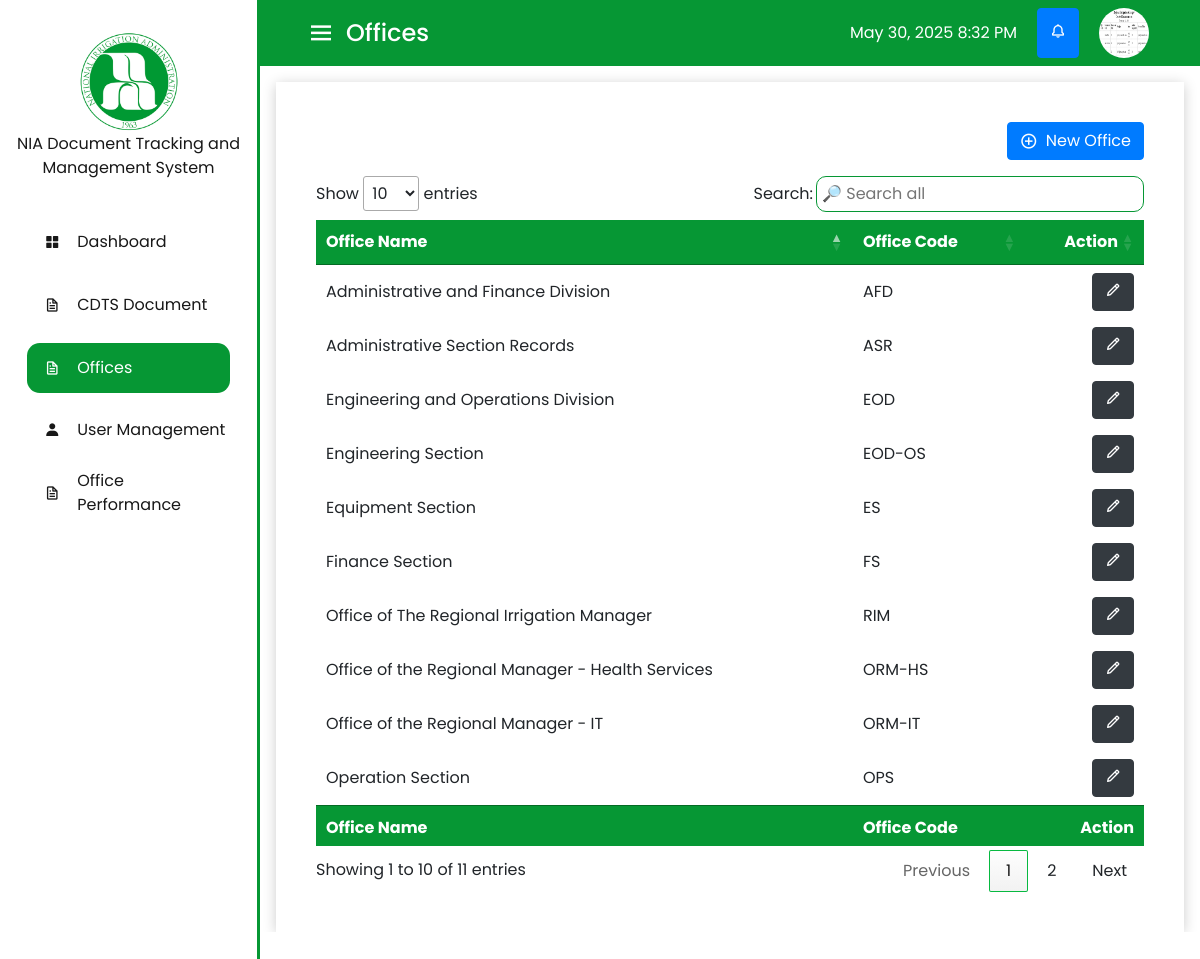
Page /views/admin/list-office-names.php (signed in) on the committed database.
### tables this page shows
CREATE TABLE `tbl_userinformation` (
  `id` bigint(100) NOT NULL,
  `user_profile` varchar(250) DEFAULT 'user-default.jpg',
  `firstname` varchar(50) DEFAULT NULL,
  `lastname` varchar(50) DEFAULT NULL,
  `contact` varchar(50) DEFAULT NULL,
  `position` varchar(50) DEFAULT NULL,
  `office` varchar(250) DEFAULT NULL,
  `office_code` varchar(250) DEFAULT NULL,
  `email` varchar(250) DEFAULT NULL,
  `role` varchar(20) DEFAULT NULL,
  `status` varchar(20) DEFAULT 'active',
  `created_at` timestamp NOT NULL DEFAULT current_timestamp()
);

CREATE TABLE `tbl_offices` (
  `id` bigint(250) NOT NULL,
  `office_code` varchar(250) NOT NULL,
  `office_name` varchar(250) NOT NULL,
  `created_at` timestamp NOT NULL DEFAULT current_timestamp()
);

### connection.php (called while the page is built, shortened)
<?php
$env_protocol = isset($_SERVER['HTTPS']) && $_SERVER['HTTPS'] === 'on' ? 'https' : 'http';
$env_basePath = $env_protocol . '://' . $_SERVER['HTTP_HOST'] . '/document-tracking/';
?>

### views/admin/list-office-names.php (the view, shortened to what this page needs)
<?php require 'template/top-template.php'; ?>
<?php
    $doctypeQuery = "SELECT * FROM tbl_offices";
    $statement = $pdo->prepare($doctypeQuery);
    $statement->execute();
    $offices = $statement->fetchAll(PDO::FETCH_ASSOC);
?>
<div class="table-container" >
<div class="d-flex justify-content-end mb-3">
    <button class="btn btn-primary d-flex align-items-center" data-toggle="modal" data-target="#newDocumentModal">
            <i class='bx bx-plus-circle mr-2' style="font-size: 18px"></i> New Office
        </button>
</div>
<table id="example" class="hover" style="width:100%">
        <thead>
            <tr>
                <th>Office Name</th>
                <th>Office Code</th>
                <th style="text-align: right;">Action</th>
            </tr>
        </thead>
        <tbody>
        <?php foreach ($offices as $row) { ?>
                <tr>
                    <td><?php echo $row['office_name'] ?></td>
                    <td><?php echo $row['office_code'] ?></td>
                    <td style="text-align: right;">
                        <button data-id="<?php echo $row['id'] ?>" data-document="<?php echo $row['office_name'] ?>" data-code="<?php echo $row['office_code'] ?>" class="btn btn-dark edit-button"><i class='bx bx-pencil'></i></button>
                    </td>
                </tr>
            <?php } ?>
        </tbody>
        <tfoot>
            <tr>
                <th>Office Name</th>
                <th>Office Code</th>
                <th style="text-align: right;">Action</th>
            </tr>
        </tfoot>
    </table>
</div>
<?php require 'template/bottom-template.php'; ?>

### views/admin/template/top-template.php (shortened to what this page needs)
<?php
    $user_id = $_SESSION['userid'];
    require '../../connection.php';
    $current_time = date("M j, Y g:i A");
    $userProfileQuery = "SELECT user_profile from tbl_userinformation where id = :id";
    $stmt = $pdo->prepare($userProfileQuery);
    $stmt->bindParam(':id', $user_id);
    $stmt->execute();
    $userProfile = $stmt->fetch(PDO::FETCH_ASSOC);
?>
<!DOCTYPE html>
<html lang="en">
<head>
    <link rel="stylesheet" href="<?php echo $env_basePath; ?>assets/jsdelivr/bootstrap.min.css">
    <link rel="stylesheet" href="<?php echo $env_basePath; ?>assets/sweetalert/sweetalert2.min.css">
    <link rel="stylesheet" href="<?php echo $env_basePath; ?>assets/cloudflare/all.min.css">
    <link rel="stylesheet" href="<?php echo $env_basePath; ?>assets/boxicons/boxicons.min.css">
    <link rel="stylesheet" href="<?php echo $env_basePath; ?>assets/datatable/jquery.dataTables.min.css">
    <link rel="stylesheet" href="sidebar.css">
</head>
<body>
    <div class="sidebar active">
        <div class="top">
            <div class="logo">
                <img src="<?php echo $env_basePath; ?>assets/img/logo.png" alt="User Default Image">
                <span>NIA Document Tracking and Management System</span>
            </div>
        </div>
        <ul>
            <li>
                <a href="dashboard.php" class="navigation">
                    <i class="bx bxs-grid-alt"></i>
                    <span class="nav-item">Dashboard</span>
                </a>
            </li>
            <li>
                <a href="cdts-document.php" class="navigation">
                    <i class='bx bx-file'></i>
                    <span class="nav-item">CDTS Document</span>
                </a>
            </li>
            <li>
                <a href="list-office-names.php" class="navigation">
                    <i class='bx bx-file'></i>
                    <span class="nav-item">Offices</span>
                </a>
            </li>
            <li onclick="toggleDropdown()">
                <a href="#" class="navigation" >
                    <i class='bx bxs-user' ></i>
                    <span class="nav-item">User Management</span>
                </a>
            </li>
            <li>
                <a href="office-performance.php" class="navigation">
                    <i class='bx bx-file'></i>
                    <span class="nav-item">Office Performance</span>
                </a>
            </li>
        </ul>
    </div>
    <nav class="navbar active navbar-expand-lg">
        <div class="container-fluid">
            <div class="menu">
                <i class="bx bx-menu" id="btn" ></i>
                <h4 class="title d-none d-md-block">NIA DTS</h4>
            </div>
            <div class="actions">
                <div class="fullname">
                    <p class="d-none d-md-block"><?php echo $current_time; ?></p>
                </div>
                <div class="btn-group">
                <button type="button" class="btn btn-primary" id="openModalBtn" data-id="<?php echo $user_id; ?>" onclick="openNotification(event)">
                        <i class='bx bx-bell'></i>
                    </button>
                </div>
                <div class="dropdown">
                    <img src="<?php echo $env_basePath; ?>assets/user-profile/<?php echo $userProfile['user_profile']; ?>" alt="User Default Image" class="dropdown-toggle" id="userDropdown" data-bs-toggle="dropdown" aria-expanded="false" style="height: 50px; width: 50px;">
                </div>
            </div>
        </div>
    </nav>
    <div class="main-content">

### views/admin/template/bottom-template.php (shortened to what this page needs)
</div>
  </body>
  </html>

### views/admin/sidebar.css (style rules this page uses)
:root { --primary-color: #069734; --lighter-primary-color: #07b940; --white-color: #FFFFFF; --black-color: #181818; --bold: 600; --transition: all 0.5s ease; --box-shadow: 0 0.5rem 0.8rem rgba(0, 0, 0, 0.2) }
* { box-sizing: border-box; margin: 0; padding: 0; font-family: 'Poppins', 'Arial'; scroll-behavior: smooth; }
p, h1, h2, h3, h4, h5, h6 { margin: 0; }
ul { margin-top: 60%; padding: 0; }
.top { display: flex; flex-direction: column; align-items: center; margin: 1rem 0; margin-bottom: 20%; }
.sidebar { position: absolute; border-right: 3px solid var(--primary-color); top: 0; left: 0; min-height: 100vh; width: 90px; background-color: var(--white-color); padding: 1rem; transition: var(--transition) }
.sidebar.active ~ .main-content { left: 260px; width: calc(100% - 260px); }
.sidebar.active { width: 260px; }
.sidebar .top .logo { color: var(--black-color); display: flex; flex-direction: column; height: 50px; width: 100%; align-items: center; pointer-events: none; transition: var(--transition); }
.sidebar.active .top .logo img { height: 100px; }
.sidebar .top .logo img { height: 50px; }
.sidebar .top .logo span { display: none; }
.sidebar.active .top .logo span { display: block; text-align: center; }
.sidebar ul li { position: relative; list-style-type: none; height: 50px; width: 90%; margin: 0.8rem auto; }
.sidebar ul li a { color: var(--black-color); display: flex; align-items: center; text-decoration: none; border-radius: 0.8rem; }
.sidebar ul li .navigation.active { background-color: var(--primary-color); color: var(--white-color); }
.sidebar ul li a i { min-width: 50px; text-align: center; height: 50px; border-radius: 12px; line-height: 50px; }
.sidebar .nav-item { display: none; }
.sidebar.active .nav-item { display: block; }
.main-content { position: relative; background-color: white; top: 0; max-height: 90vh; overflow-y: scroll; left: 90px; transition: var(--transition); width: calc(100% - 90px); padding: 1rem; }
.navbar { color: var(--white-color); left: 90px; width: calc(100% - 90px); background-color: var(--primary-color); transition: var(--transition); }
.navbar.active { left: 260px; width: calc(100% - 260px); }
.navbar .menu { margin-left: 15px; display: flex; justify-content: center; align-items: center; gap: 10px; }
.navbar .menu #btn { font-size: 30px; cursor: pointer; color: var(--white-color); }
.actions { display: flex; justify-content: space-between; gap: 20px; margin-right: 20px; }
.actions img { height: 40px; width: 40px; border-radius: 100%; }
.fullname { display: flex; justify-content: center; align-items: center; }

### views/admin/list-office-names.php (style rules this page uses)
:root { --primary-color: #069734; --lighter-primary-color: #07b940; --white-color: #FFFFFF; --black-color: #181818; --bold: 600; --transition: all 0.5s ease; --box-shadow: 0 0.1rem 0.8rem rgba(0, 0, 0, 0.2); }
.table-container { padding: 2.5rem; background-color: #fff; box-shadow: var(--box-shadow); overflow-x: auto; }
.main-content { position: relative; background-color: white; top: 0; max-height: 90vh; overflow-y: scroll; left: 90px; transition: var(--transition); width: calc(100% - 90px); padding: 1rem; }

### rows in the picture
tbl_userinformation: user_profile (picture)
tbl_offices: office_name "Office of The Regional Irrigation Manager", office_code "RIM"
tbl_offices: office_name "Office of the Regional Manager - Health Services", office_code "ORM-HS"
tbl_offices: office_name "Office of the Regional Manager - IT", office_code "ORM-IT"
tbl_offices: office_name "Engineering and Operations Division", office_code "EOD"
tbl_offices: office_name "Engineering Section", office_code "EOD-OS"
tbl_offices: office_name "Equipment Section", office_code "ES"
tbl_offices: office_name "Operation Section", office_code "OPS"
tbl_offices: office_name "Administrative and Finance Division", office_code "AFD"
tbl_offices: office_name "Administrative Section Records", office_code "ASR"
tbl_offices: office_name "Finance Section", office_code "FS"
